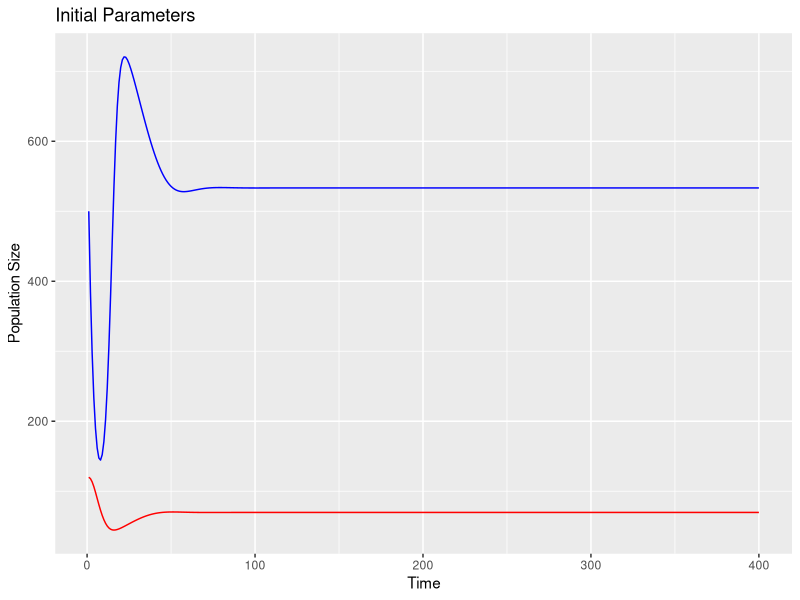
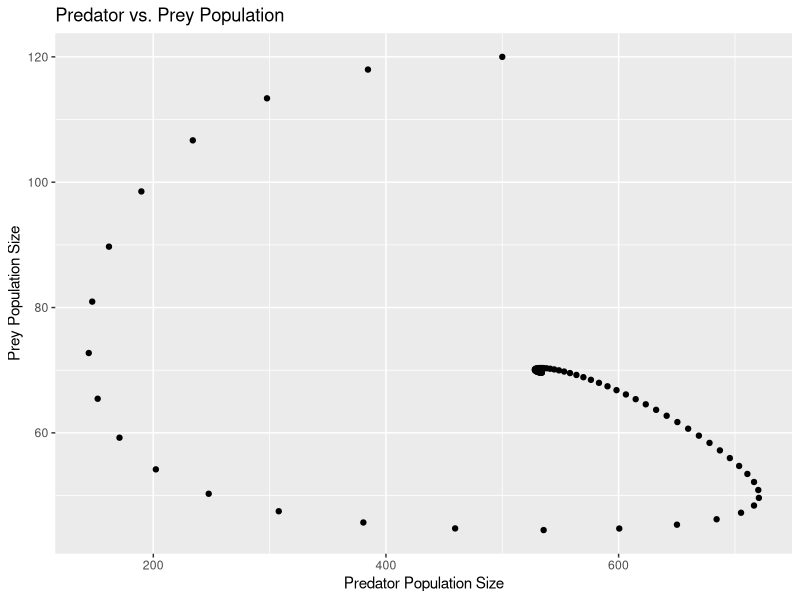
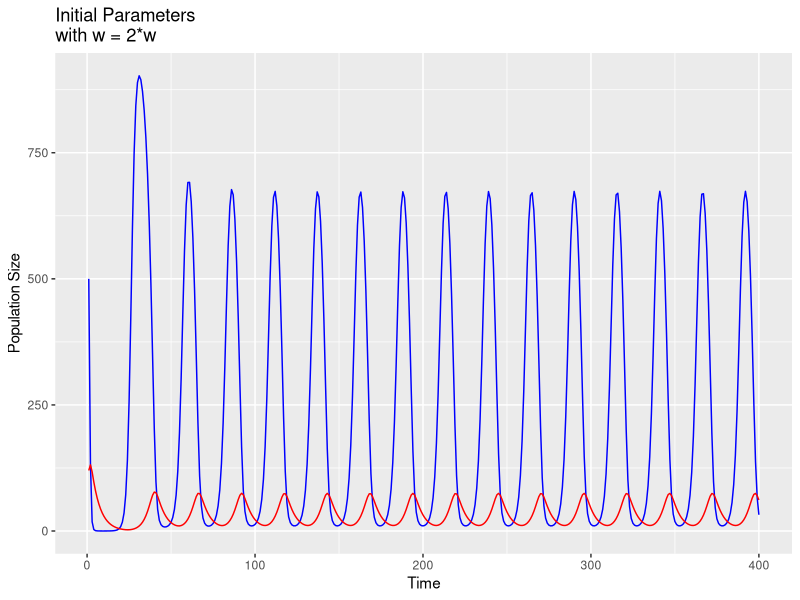
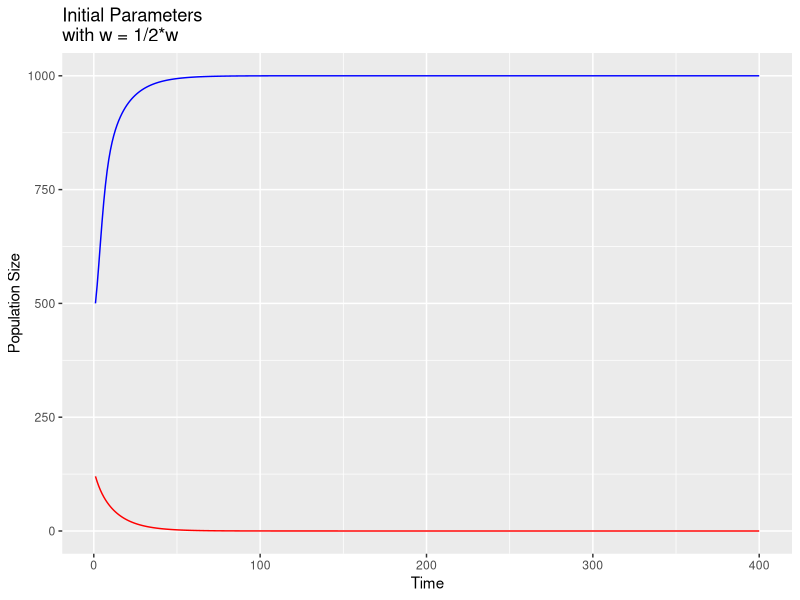
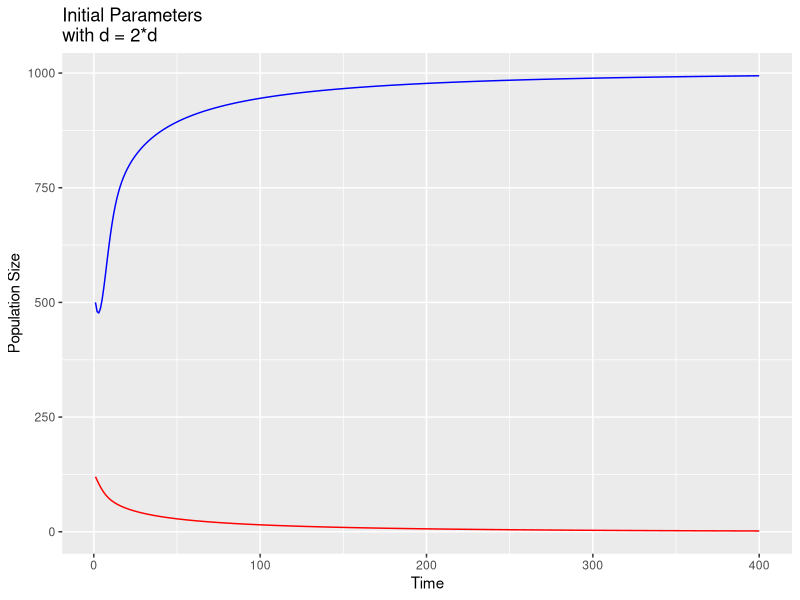
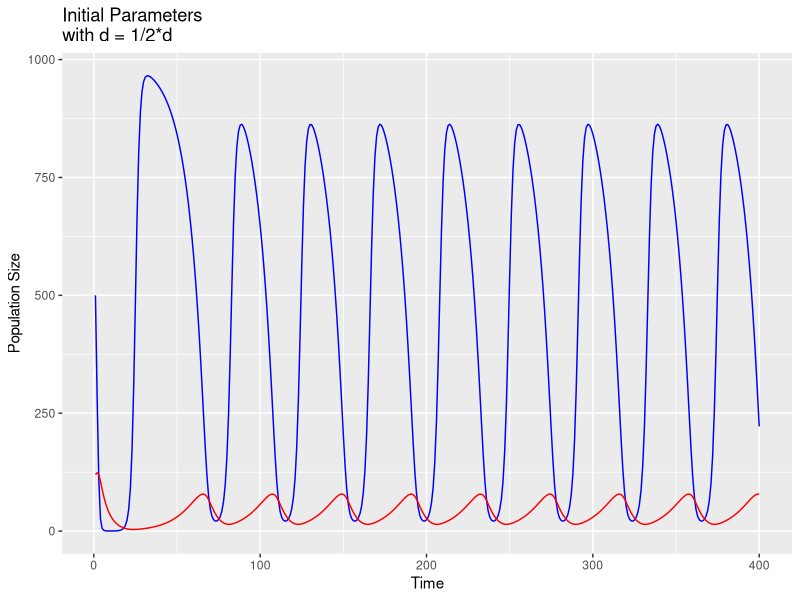
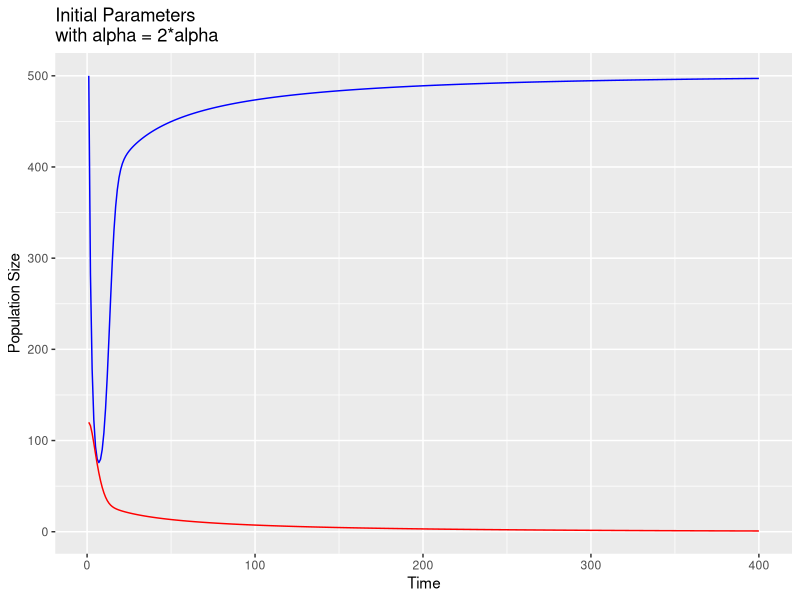
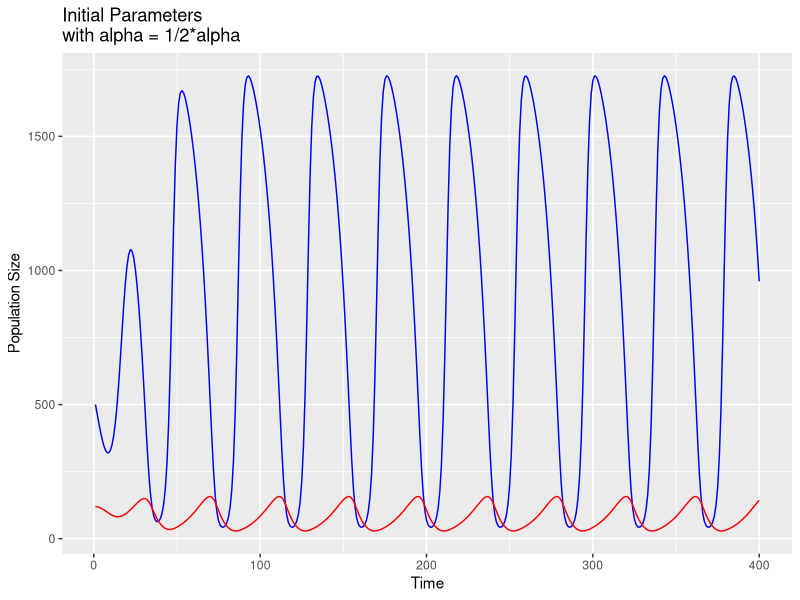

Here is the R script that generated these plots, in order:
## ---- chunk 1
knitr::opts_chunk$set(echo = TRUE)
library(deSolve)
library(ggplot2)
library(grid)
## ---- chunk 2
### Function for Rosenzweig-MacArthur Predator/Prey Equations ###
ddRM <- function (t,y,p){
  
  #Unpack State Variables
  H = y[1] #Prey
  P = y[2] #Predator
  
  #Unpack Model Parameters
  b = p[1] #Prey birth rate
  e = p[2] #Conversion efficency of prey to predator
  s = p[3] #Predator death rate
  w = p[4] #Predator attack rate 
  d = p[5] #Density of prey when predator's kill rate is 1/2*max
  alpha = p[6] #Prey self-limiting term
  
  #Defining Rates of Change
  dHdt = b*H*(1 - alpha*H) - w*H/(d + H)*P
  dPdt = e*w*H/(d + H)*P- s*P
  
  return(list(c(dHdt, dPdt)))
}
## ---- chunk 3
### Defining Initial Parameters ###
b = 0.8
e = 0.07
s = 0.2
w = 5
d = 400
alpha = 0.001
params = c(b, e, s, w, d, alpha)

H0 = 500
P0 = 120
Y0 = c(H0, P0)

times = 1:400

modelSim = ode(y=Y0, times = times, func = ddRM, parms = params)

#Subsetting the Results
modelOutput = data.frame(time=modelSim[,1],H=modelSim[,2],P = modelSim[,3])

#Graphing the Results
ggplot(modelOutput) + 
  geom_line(aes(x = time, y = H), colour = "blue") + 
  geom_line(aes(x = time, y = P), colour = "red") + 
  ggtitle("Initial Parameters") +
  labs(y="Population Size", x = "Time")
ggplot(modelOutput, aes(H,P)) + geom_point() + 
  ggtitle("Predator vs. Prey Population") +
  labs(y="Prey Population Size", x = "Predator Population Size")
## ---- chunk 4
##W - the Predator Attack Rate
w1 = 2*w
w2 = 1/2*w

#w1
params = c(b, e, s, w1, d, alpha)
modelSim = ode(y=Y0, times = times, func = ddRM, parms = params)

#Subsetting the Results
modelOutput = data.frame(time=modelSim[,1],H=modelSim[,2],P = modelSim[,3])

#Graphing the Results
ggplot(modelOutput) + 
  geom_line(aes(x = time, y = H), colour = "blue") + 
  geom_line(aes(x = time, y = P), colour = "red") + 
  ggtitle("Initial Parameters \nwith w = 2*w") +
  labs(y="Population Size", x = "Time")

#w2
params = c(b, e, s, w2, d, alpha)
modelSim = ode(y=Y0, times = times, func = ddRM, parms = params)

#Subsetting the Results
modelOutput = data.frame(time=modelSim[,1],H=modelSim[,2],P = modelSim[,3])

#Graphing the Results
ggplot(modelOutput) + 
  geom_line(aes(x = time, y = H), colour = "blue") + 
  geom_line(aes(x = time, y = P), colour = "red") +
  ggtitle("Initial Parameters \nwith w = 1/2*w") +
  labs(y="Population Size", x = "Time")
## ---- chunk 5
##d - Prey population when predator kill rate is 1/2*max
d1 = 2*d
d2 = 1/2*d


#d1
params = c(b, e, s, w, d1, alpha)
modelSim = ode(y=Y0, times = times, func = ddRM, parms = params)

#Subsetting the Results
modelOutput = data.frame(time=modelSim[,1],H=modelSim[,2],P = modelSim[,3])

#Graphing the Results
ggplot(modelOutput) + 
  geom_line(aes(x = time, y = H), colour = "blue") + 
  geom_line(aes(x = time, y = P), colour = "red") + 
  ggtitle("Initial Parameters \nwith d = 2*d") +
  labs(y="Population Size", x = "Time")

#d2
params = c(b, e, s, w, d2, alpha)
modelSim = ode(y=Y0, times = times, func = ddRM, parms = params)

#Subsetting the Results
modelOutput = data.frame(time=modelSim[,1],H=modelSim[,2],P = modelSim[,3])

#Graphing the Results
ggplot(modelOutput) + 
  geom_line(aes(x = time, y = H), colour = "blue") + 
  geom_line(aes(x = time, y = P), colour = "red") +
  ggtitle("Initial Parameters \nwith d = 1/2*d") +
  labs(y="Population Size", x = "Time")
## ---- chunk 6
##alpha - Prey self-limiting factor 
alpha1 = 2*alpha
alpha2 = 1/2*alpha


#alpha1
params = c(b, e, s, w, d, alpha1)
modelSim = ode(y=Y0, times = times, func = ddRM, parms = params)

#Subsetting the Results
modelOutput = data.frame(time=modelSim[,1],H=modelSim[,2],P = modelSim[,3])

#Graphing the Results
ggplot(modelOutput) + 
  geom_line(aes(x = time, y = H), colour = "blue") + 
  geom_line(aes(x = time, y = P), colour = "red") + 
  ggtitle("Initial Parameters \nwith alpha = 2*alpha") +
  labs(y="Population Size", x = "Time")

#alpha2
params = c(b, e, s, w, d, alpha2)
modelSim = ode(y=Y0, times = times, func = ddRM, parms = params)

#Subsetting the Results
modelOutput = data.frame(time=modelSim[,1],H=modelSim[,2],P = modelSim[,3])

#Graphing the Results
ggplot(modelOutput) + 
  geom_line(aes(x = time, y = H), colour = "blue") + 
  geom_line(aes(x = time, y = P), colour = "red") +
  ggtitle("Initial Parameters \nwith alpha = 1/2*alpha") +
  labs(y="Population Size", x = "Time")
## ---- chunk 7
# Create graph for low birthrate
b = 1.2
params = c(b, e, s, w, d, alpha)
modelSim = ode(y=Y0, times = times, func = ddRM, parms = params)
modelOutput = data.frame(time=modelSim[,1],H=modelSim[,2],P = modelSim[,3])

ggplot(modelOutput) + 
  geom_line(aes(x = time, y = H), colour = "blue") + 
  geom_line(aes(x = time, y = P), colour = "red") + 
  ggtitle("Low Birhrate") +
  labs(y="Population Size", x = "Time")

# Create graph for high birthrate
b = 2.6
params = c(b, e, s, w, d, alpha)
modelSim = ode(y=Y0, times = times, func = ddRM, parms = params)
modelOutput = data.frame(time=modelSim[,1],H=modelSim[,2],P = modelSim[,3])

ggplot(modelOutput) + 
  geom_line(aes(x = time, y = H), colour = "blue") + 
  geom_line(aes(x = time, y = P), colour = "red") + 
  ggtitle("High Birthrate") +
  labs(y="Population Size", x = "Time")
## ---- chunk 8
# Create graph for low efficiency
e = 0.0525
params = c(b, e, s, w, d, alpha)
modelSim = ode(y=Y0, times = times, func = ddRM, parms = params)
modelOutput = data.frame(time=modelSim[,1],H=modelSim[,2],P = modelSim[,3])

ggplot(modelOutput) + 
  geom_line(aes(x = time, y = H), colour = "blue") + 
  geom_line(aes(x = time, y = P), colour = "red") + 
  ggtitle("Low Efficiency") +
  labs(y="Population Size", x = "Time")

# Create graph for medium efficiency
e = 0.0875
params = c(b, e, s, w, d, alpha)
modelSim = ode(y=Y0, times = times, func = ddRM, parms = params)
modelOutput = data.frame(time=modelSim[,1],H=modelSim[,2],P = modelSim[,3])

ggplot(modelOutput) + 
  geom_line(aes(x = time, y = H), colour = "blue") + 
  geom_line(aes(x = time, y = P), colour = "red") + 
  ggtitle("Medium Efficiency") +
  labs(y="Population Size", x = "Time")

# Create graph for high efficiency
e = 0.1050
params = c(b, e, s, w, d, alpha)
modelSim = ode(y=Y0, times = times, func = ddRM, parms = params)
modelOutput = data.frame(time=modelSim[,1],H=modelSim[,2],P = modelSim[,3])

ggplot(modelOutput) + 
  geom_line(aes(x = time, y = H), colour = "blue") + 
  geom_line(aes(x = time, y = P), colour = "red") + 
  ggtitle("High Efficiency") +
  labs(y="Population Size", x = "Time")
## ---- chunk 9
# Create graph for low death rate
s = 0.2
params = c(b, e, s, w, d, alpha)
modelSim = ode(y=Y0, times = times, func = ddRM, parms = params)
modelOutput = data.frame(time=modelSim[,1],H=modelSim[,2],P = modelSim[,3])

ggplot(modelOutput) + 
  geom_line(aes(x = time, y = H), colour = "blue") + 
  geom_line(aes(x = time, y = P), colour = "red") + 
  ggtitle("Low Death Rate") +
  labs(y="Population Size", x = "Time")

# Create graph for high death rate
s = 0.6
params = c(b, e, s, w, d, alpha)
modelSim = ode(y=Y0, times = times, func = ddRM, parms = params)
modelOutput = data.frame(time=modelSim[,1],H=modelSim[,2],P = modelSim[,3])

ggplot(modelOutput) + 
  geom_line(aes(x = time, y = H), colour = "blue") + 
  geom_line(aes(x = time, y = P), colour = "red") + 
  ggtitle("High Death Rate") +
  labs(y="Population Size", x = "Time")
